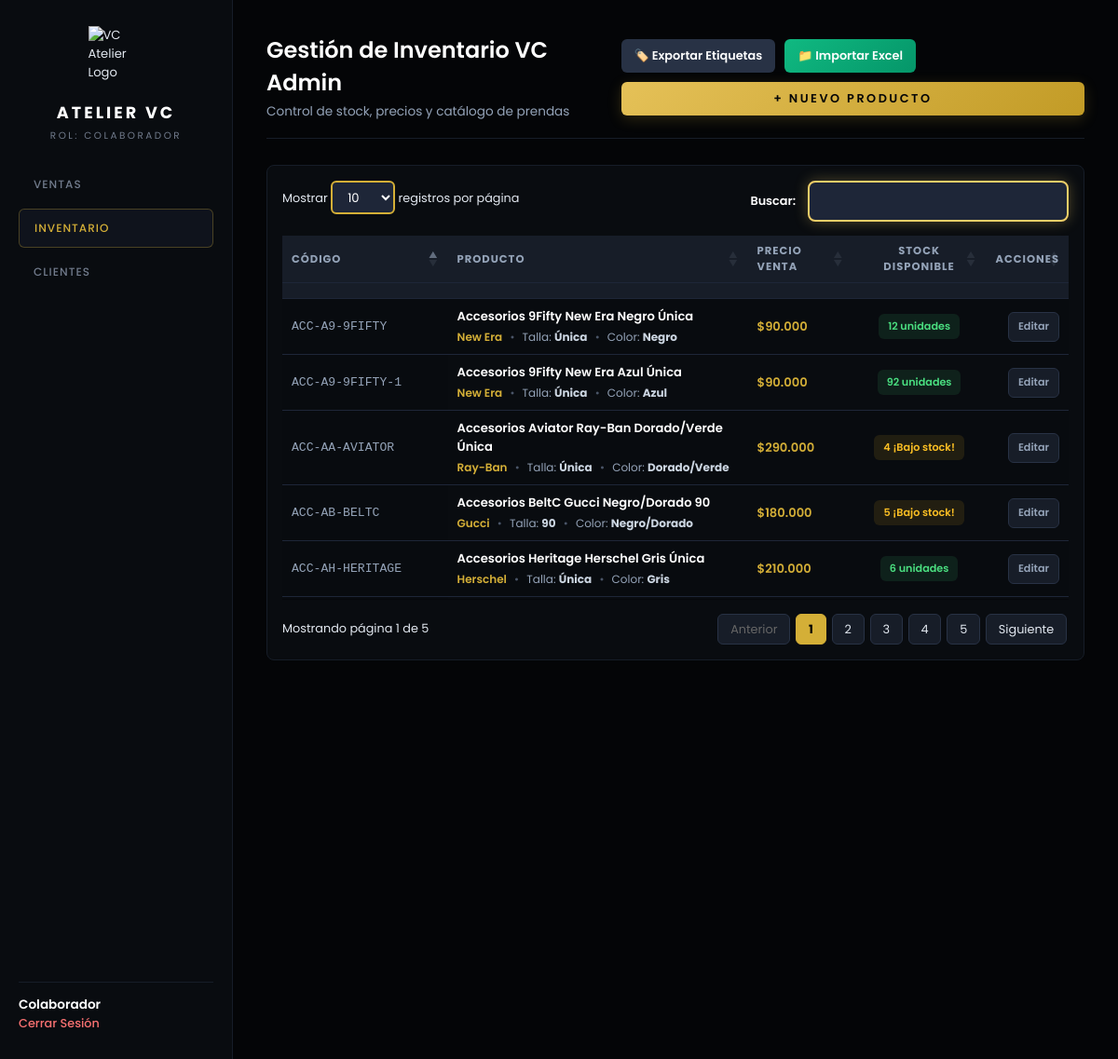
Page /inventario (signed in) on the committed database.
### config/models.py (models this page shows)
class Producto(Base):
    __tablename__ = "productos"
    id = Column(Integer, primary_key=True, index=True)
    nombre = Column(String(200), nullable=False)
    categoria = Column(String(50), nullable=True)
    marca = Column(String(50), nullable=True)
    referencia = Column(String(50), nullable=True)
    color = Column(String(50), nullable=True)
    talla = Column(String(20), nullable=True)
    codigo = Column(String(50), unique=True, nullable=True)
    precio = Column(Float, nullable=False)  # Precio de venta base
    precio_costo = Column(Float, default=0.0)  # Precio en que nos sale
    stock = Column(Integer, default=0)
    creado_en = Column(DateTime, default=hora_colombia)

### main.py (the view)
@app.get("/inventario", response_class=HTMLResponse)
async def listar_inventario(request: Request, q: Optional[str] = None, db: Session = Depends(get_db)):
    user = get_current_user(request)
    if not user:
        return RedirectResponse(url="/login", status_code=status.HTTP_303_SEE_OTHER)
    alerta_push = request.session.pop("alerta_importacion", None)
    query = db.query(Producto)
    if q and q.strip():
        search_term = f"%{q.strip()}%"
        query = query.filter(
            or_(
                Producto.nombre.ilike(search_term),
                Producto.codigo.ilike(search_term)
            )
        )
    productos = query.order_by(Producto.nombre.asc()).all()
    return templates.TemplateResponse(
        request=request,
        name="inventario.html",
        context={
            "user": user,
            "productos": productos,
            "busqueda": q,
            "active_page": "inventario",
            "alerta_push": alerta_push
        }
    )

### templates/inventario.html (shortened to what this page needs)
{% extends "base.html" %}
{% block extra_head %}
<link rel="stylesheet" href="https://cdn.datatables.net/1.13.6/css/jquery.dataTables.min.css">
{% endblock %}
{% block content %}
<div class="page-header">
    <div>
        <h2 style="color: #FFFFFF; font-weight: 600; font-size: 1.5rem;">Gestión de Inventario VC Admin</h2>
        <p style="color: #94A3B8; font-size: 0.85rem; margin-top: 4px;">Control de stock, precios y catálogo de prendas</p>
    </div>
    <div style="display: flex; gap: 10px; flex-wrap: wrap; align-items: center;">
        <button type="button" onclick="abrirModalEtiquetas()" style="background: #283245; color: #FFF; border: none; padding: 0 16px; height: 38px; border-radius: 6px; cursor: pointer; font-weight: 600; font-size: 0.85rem; display: inline-flex; align-items: center; justify-content: center; gap: 6px;">
            🏷️ Exportar Etiquetas
        </button>
        <button type="button" onclick="abrirModalImportar()" style="background: linear-gradient(135deg, #10B981 0%, #059669 100%); color: #FFF; border: none; padding: 0 18px; height: 38px; border-radius: 6px; cursor: pointer; font-weight: 600; font-size: 0.85rem; display: inline-flex; align-items: center; justify-content: center; text-align: center; gap: 6px;">
            📁 Importar Excel
        </button>
        <a href="/inventario/nuevo" class="btn-gold" style="text-decoration: none; padding: 0 18px; height: 38px; display: inline-flex; align-items: center; justify-content: center; text-align: center; border-radius: 6px; font-weight: 600; font-size: 0.85rem;">
            + Nuevo Producto
        </a>
    </div>
</div>
<div style="background-color: #090C10; border: 1px solid #161D28; border-radius: 8px; padding: 16px;">
    <table id="tablaInventario" class="display" style="width: 100%; color: #E2E8F0; font-size: 0.8rem; border-collapse: collapse;">
        <thead>
            <tr style="background-color: #171D28; border-bottom: 1px solid #161D28; color: #94A3B8; text-transform: uppercase; font-size: 0.7rem; letter-spacing: 1px;">
                <th style="padding: 12px 14px;">Código</th>
                <th style="padding: 12px 14px;">Producto</th>
                <th style="padding: 12px 14px;">Precio Venta</th>
                <th style="padding: 12px 14px; text-align: center;">Stock Disponible</th>
                <th style="padding: 12px 14px; text-align: right;">Acciones</th>
            </tr>
        </thead>
        <tbody>
            {% for p in productos %}
            <tr style="border-bottom: 1px solid #161D28; vertical-align: middle;">
                <td style="padding: 12px 14px; color: #94A3B8; font-family: monospace; white-space: nowrap;">{{ p.codigo or 'S/C' }}</td>
                <td style="padding: 12px 14px;">
                    <span style="font-weight: 600; color: #FFFFFF; display: block;">{{ p.nombre }}</span>
                    <div style="font-size: 0.75rem; color: #94A3B8; margin-top: 3px;">
                        <span style="color: #D4AF37; font-weight: 600;">{{ p.marca or 'Sin Marca' }}</span>
                        <span style="margin: 0 5px; color: #4A5568;">•</span>
                        <span>Talla: <strong style="color: #CBD5E1;">{{ p.talla or 'N/A' }}</strong></span>
                        <span style="margin: 0 5px; color: #4A5568;">•</span>
                        <span>Color: <strong style="color: #CBD5E1;">{{ p.color or 'N/A' }}</strong></span>
                    </div>
                </td>
                <td style="padding: 12px 14px; color: #D4AF37; font-weight: 600; white-space: nowrap;">${{ "{:,.0f}".format(p.precio).replace(',', '.') }}</td>
                <td style="padding: 12px 14px; text-align: center; white-space: nowrap;">
                    {% if p.stock > 5 %}
                        <span style="background: rgba(74, 222, 128, 0.1); color: #4ADE80; padding: 5px 10px; border-radius: 6px; font-size: 0.7rem; font-weight: 600; display: inline-block;">
                            {{ p.stock }} unidades
                        </span>
                    {% elif p.stock > 0 %}
                        <span style="background: rgba(251, 191, 36, 0.1); color: #FBBF24; padding: 5px 10px; border-radius: 6px; font-size: 0.7rem; font-weight: 600; display: inline-block;">
                            {{ p.stock }} ¡Bajo stock!
                        </span>
                    {% else %}
                        <span style="background: rgba(248, 113, 113, 0.1); color: #F87171; padding: 5px 10px; border-radius: 6px; font-size: 0.7rem; font-weight: 600; display: inline-block;">
                            Agotado
                        </span>
                    {% endif %}
                </td>
                <td style="padding: 12px 14px; text-align: right; white-space: nowrap;">
                    <div style="display: inline-flex; gap: 6px; align-items: center; justify-content: flex-end;">
                        <a href="/inventario/{{ p.id }}/editar" style="color: #94A3B8; text-decoration: none; font-size: 0.7rem; font-weight: 600; padding: 0 10px; height: 32px; background: #171D28; border: 1px solid #283245; border-radius: 6px; display: inline-flex; align-items: center;">Editar</a>
                    </div>
                </td>
            </tr>
            {% endfor %}
        </tbody>
    </table>
</div>
{% endblock %}

### static/css/style.css (style rules this page uses)
* { box-sizing: border-box; margin: 0; padding: 0; font-family: 'Poppins', -apple-system, BlinkMacSystemFont, 'Segoe UI', Roboto, sans-serif; }
body { background-color: #040507 !important; color: #E2E8F0; min-height: 100vh; -webkit-font-smoothing: antialiased; font-size: 0.82rem !important; }
.btn-gold { width: 100%; height: 38px !important; background: linear-gradient(135deg, #E5C158 0%, #C29B26 100%) !important; color: #040507 !important; font-weight: 600; font-size: 0.75rem; letter-spacing: 2.5px; border: none !important; border-radius: 6px; padding: 0 16px !important; cursor: pointer; text-transform: uppercase; transition: all 0.25s ease; text-align: center; text-decoration: none; display: inline-flex; align-items: center; justify-content: center; box-shadow: 0 4px 15px rgba(212, 175, 55, 0.2); box-sizing: border-box !important; }
.page-header { display: flex; flex-direction: column; gap: 12px; margin-bottom: 28px; border-bottom: 1px solid #161D28; padding-bottom: 18px; }
div[style*="background-color"], div[style*="background:"], section { background-color: #090C10 !important; border-color: #161D28 !important; border-radius: 8px; }
.main-content, .app-layout, body, .login-container { background-color: #040507 !important; }
table.dataTable { border-collapse: collapse !important; }
table.dataTable.no-footer { border-bottom: 1px solid #161D28 !important; }
@media (min-width: 768px) { .page-header { flex-direction: row; justify-content: space-between; align-items: center; } }

### templates/base.html (style rules this page uses)
body { font-size: 0.82rem !important; background-color: #0b0f15; color: #E2E8F0; }
table { width: 100%; border-collapse: collapse; }
table th { padding: 8px 10px !important; font-size: 0.72rem !important; color: #94A3B8 !important; text-transform: uppercase; border-bottom: 1px solid #1E2638 !important; text-align: left; }
table td { padding: 9px 10px !important; font-size: 0.82rem !important; border-bottom: 1px solid #1E2638 !important; color: #E2E8F0; }
button:not(td button), .btn-gold { height: 36px !important; padding: 0 14px !important; font-size: 0.8rem !important; font-weight: 600; border-radius: 6px !important; display: inline-flex; align-items: center; justify-content: center; cursor: pointer; }

### rows in the picture
Producto: codigo "ACC-A9-9FIFTY-1", nombre "Accesorios 9Fifty New Era Azul Única", marca "New Era", talla "Única", color "Azul", precio "90.000", stock "92"
Producto: codigo "ACC-A9-9FIFTY", nombre "Accesorios 9Fifty New Era Negro Única", marca "New Era", talla "Única", color "Negro", precio "90.000", stock "12"
Producto: codigo "ACC-AA-AVIATOR", nombre "Accesorios Aviator Ray-Ban Dorado/Verde Única", marca "Ray-Ban", talla "Única", color "Dorado/Verde", precio "290.000", stock "4"
Producto: codigo "ACC-AB-BELTC", nombre "Accesorios BeltC Gucci Negro/Dorado 90", marca "Gucci", talla "90", color "Negro/Dorado", precio "180.000", stock "5"
Producto: codigo "ACC-AH-HERITAGE", nombre "Accesorios Heritage Herschel Gris Única", marca "Herschel", talla "Única", color "Gris", precio "210.000", stock "6"

### other values in the picture
{{ user.rol }} "COLABORADOR"
{{ user.nombre }} "Colaborador"
